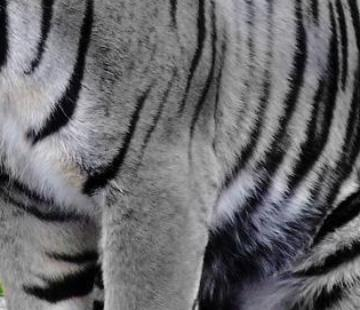
#> input picture data/Copy of Copy of striped_0089.jpeg, 360 x 310 px
$ python run_benchmark.py ../data
#> lines starting #> are read from the running program, lines starting #| are printed output that depends on the picture
### misregistration/simulation/channel_shift_simulator.py
"""Channel misregistration simulator.

Pipeline:
  RGB image → CMYK separations → per-channel sub-pixel shifts
  → recomposition → reconstructed RGB

Visually reproduces: color fringing, halo artifacts, edge splitting,
text color bleeding, overprint hue shifts, false contours, registration drift.

All shift values are in pixels (float, sub-pixel supported).
No hardcoded printer/scanner constants.
"""

from __future__ import annotations
import dataclasses
from pathlib import Path
from typing import Optional, Union
import numpy as np


@dataclasses.dataclass
class SimulationResult:
    """Output of one simulation run."""
    image_path: str
    shifts_px: dict            # {"C": (dx, dy), ...}
    reference_rgb: np.ndarray  # uint8 zero-shift reconstruction
    shifted_rgb:   np.ndarray  # uint8 after misregistration
    separations_ref:  dict     # float32 [0,1] per channel, no shift
    separations_shifted: dict  # float32 [0,1] per channel, shifted
    rms_px: dict               # {"C": float, ...}
    rms_mm: dict               # {"C": float, ...} (NaN if no scale)
    dE_image: float
    dE_map:   np.ndarray       # float32 per-pixel ΔE


class ChannelShiftSimulator:
    """Printer-agnostic CMYK channel misregistration simulator.

    Parameters
    ----------
    shifts_px : dict mapping channel → (dx, dy) in pixels.
                If None, uses small random shifts.
    ucr       : under-color removal fraction (0–1) for RGB→CMYK.
    px_per_mm : pixels per mm for unit conversion (optional; NaN if absent).
    """

    def __init__(
        self,
        shifts_px: Optional[dict] = None,
        ucr: float = 0.85,
        px_per_mm: Optional[float] = None,
        subpixel_method: str = "gaussian",
    ):
        self.shifts_px = shifts_px or {
            "C": (1.5, -0.8),
            "M": (-0.5, 1.2),
            "Y": (2.0, 0.3),
            "K": (0.0, 0.0),
        }
        self.ucr = ucr
        self.px_per_mm = px_per_mm
        self.subpixel_method = subpixel_method

    def simulate(self, rgb: np.ndarray, image_path: str = "") -> SimulationResult:
        """Run the full simulation pipeline on a uint8 RGB image."""
        from misregistration.preprocessing.separation import rgb_to_cmyk_separations, cmyk_to_rgb
        from misregistration.measurement.colorimetric import compute_delta_e_mis
        from misregistration.measurement.ncc import compute_ncc, find_peak_subpixel
        from misregistration.measurement.shift import rms_shift

        seps = rgb_to_cmyk_separations(rgb, ucr=self.ucr)
        ref_rgb = cmyk_to_rgb(seps)

        shifted_seps = {}
        for ch, sep in seps.items():
            dx, dy = self.shifts_px.get(ch, (0.0, 0.0))
            shifted_seps[ch] = _apply_subpixel_shift(sep, dx, dy)

        shifted_rgb = cmyk_to_rgb(shifted_seps)

        # Measure RMS per channel via NCC
        rms_px_dict = {}
        rms_mm_dict = {}
        for ch in ("C", "M", "Y"):
            ref_ch = seps[ch]
            sh_ch = shifted_seps[ch]
            ncc_map = compute_ncc(ref_ch, sh_ch, max_shift=60)
            est_dx, est_dy, _ = find_peak_subpixel(ncc_map, method=self.subpixel_method)
            rms = float(np.sqrt(est_dx**2 + est_dy**2))
            rms_px_dict[ch] = rms
            rms_mm_dict[ch] = (rms / self.px_per_mm) if self.px_per_mm else float("nan")

        dE_result = compute_delta_e_mis(ref_rgb, shifted_rgb)

        return SimulationResult(
            image_path=image_path,
            shifts_px=dict(self.shifts_px),
            reference_rgb=ref_rgb,
            shifted_rgb=shifted_rgb,
            separations_ref=seps,
            separations_shifted=shifted_seps,
            rms_px=rms_px_dict,
            rms_mm=rms_mm_dict,
            dE_image=dE_result["dE_image"],
            dE_map=dE_result["dE_map"],
        )


# ---------------------------------------------------------------------------
# Convenience entry points
# ---------------------------------------------------------------------------

def simulate_from_png(
    path: str | Path,
    shifts_px: Optional[dict] = None,
    px_per_mm: Optional[float] = None,
    **kw,
) -> SimulationResult:
    from PIL import Image
    rgb = np.array(Image.open(str(path)).convert("RGB"))
    sim = ChannelShiftSimulator(shifts_px=shifts_px, px_per_mm=px_per_mm, **kw)
    return sim.simulate(rgb, image_path=str(path))


# [7 lines left out: function simulate_from_jpg, not called in this run]


def simulate_from_folder(
    folder: str | Path,
    shifts_px: Optional[dict] = None,
    extensions: tuple = (".png", ".jpg", ".jpeg", ".tif", ".tiff"),
    px_per_mm: Optional[float] = None,
    max_images: Optional[int] = None,
    **kw,
) -> list[SimulationResult]:
    """Run simulation on all images in a folder."""
    folder = Path(folder)
    paths = [p for p in sorted(folder.iterdir())
             if p.suffix.lower() in extensions]
    if max_images:
        paths = paths[:max_images]
    results = []
    for p in paths:
        try:
            r = simulate_from_png(p, shifts_px=shifts_px, px_per_mm=px_per_mm, **kw)
            results.append(r)
        except Exception as e:
            print(f"[warn] skipping {p.name}: {e}")
    return results


# ---------------------------------------------------------------------------
# private
# ---------------------------------------------------------------------------

def _apply_subpixel_shift(
    sep: np.ndarray,
    dx: float,
    dy: float,
) -> np.ndarray:
    """Apply a (possibly sub-pixel) 2D translation to a float32 separation."""
    import cv2
    h, w = sep.shape[:2]
    M = np.float32([[1, 0, float(dx)], [0, 1, float(dy)]])
    shifted = cv2.warpAffine(
        sep.astype(np.float32), M, (w, h),
        flags=cv2.INTER_LINEAR,
        borderMode=cv2.BORDER_REPLICATE,
    )
    return shifted

### misregistration/preprocessing/separation.py
"""RGB → CMYK separation utilities (device-independent)."""

from __future__ import annotations
import numpy as np


def rgb_to_cmyk_separations(
    rgb: np.ndarray,
    ucr: float = 0.85,
) -> dict[str, np.ndarray]:
    """Convert uint8 RGB image to four float32 [0,1] CMYK separations.

    This is a simple device-independent RGB→CMY inversion plus UCR for K.
    For physical print evaluation the ICC profile path should be used instead.
    UCR (Under Color Removal) controls how much CMY is replaced by K.

    Returns dict with keys "C", "M", "Y", "K", values float32 [0,1].
    """
    rgb_f = rgb.astype(np.float32) / 255.0
    R, G, B = rgb_f[..., 0], rgb_f[..., 1], rgb_f[..., 2]

    C_raw = 1.0 - R
    M_raw = 1.0 - G
    Y_raw = 1.0 - B
    K = np.minimum(np.minimum(C_raw, M_raw), Y_raw) * ucr

    C = np.clip(C_raw - K, 0, 1)
    M = np.clip(M_raw - K, 0, 1)
    Y = np.clip(Y_raw - K, 0, 1)
    K = np.clip(K, 0, 1)

    return {"C": C, "M": M, "Y": Y, "K": K}


# [27 lines left out: function extract_channel, not called in this run]


def cmyk_to_rgb(separations: dict[str, np.ndarray]) -> np.ndarray:
    """Reconstruct uint8 RGB from float32 [0,1] CMYK separations."""
    C = separations["C"]
    M = separations["M"]
    Y = separations["Y"]
    K = separations["K"]
    R = (1 - C) * (1 - K)
    G = (1 - M) * (1 - K)
    B = (1 - Y) * (1 - K)
    rgb = np.stack([R, G, B], axis=-1)
    return (np.clip(rgb, 0, 1) * 255).astype(np.uint8)

### misregistration/measurement/ncc.py
"""Normalised Cross-Correlation and sub-pixel peak localisation.

Implements Equations 3, 4 and the Gaussian/parabolic peak refinement
described in the benchmark specification.
"""

from __future__ import annotations
import numpy as np
from scipy.signal import fftconvolve


def compute_ncc(
    reference: np.ndarray,
    template: np.ndarray,
    max_shift: int = 50,
) -> np.ndarray:
    """Compute the normalised cross-correlation surface (Eq. 3).

    Parameters
    ----------
    reference : 2-D float32 array  (digital separation)
    template  : 2-D float32 array  (scanned separation, same size)
    max_shift : search radius in pixels

    Returns
    -------
    ncc_map : 2-D float32, shape (2*max_shift+1, 2*max_shift+1)
              ncc_map[i,j] = NCC at shift (i - max_shift, j - max_shift)
    """
    ref = reference.astype(np.float64)
    tmpl = template.astype(np.float64)

    # Zero-mean
    ref = ref - ref.mean()
    tmpl = tmpl - tmpl.mean()

    ref_std = ref.std()
    tmpl_std = tmpl.std()
    if ref_std < 1e-8 or tmpl_std < 1e-8:
        # Uniform patch – return zero surface
        sz = 2 * max_shift + 1
        return np.zeros((sz, sz), dtype=np.float32)

    ref /= (ref_std * ref.size)
    tmpl /= tmpl_std

    # Full cross-correlation via FFT
    # We only need the central (2*max_shift+1)^2 window
    corr_full = fftconvolve(tmpl, ref[::-1, ::-1], mode="full")
    cy, cx = np.array(corr_full.shape) // 2
    lo = -max_shift
    hi = max_shift + 1
    ncc_map = corr_full[cy + lo: cy + hi, cx + lo: cx + hi]
    return ncc_map.astype(np.float32)


def find_peak_subpixel(
    ncc_map: np.ndarray,
    method: str = "gaussian",
) -> tuple[float, float, float]:
    """Locate the NCC peak with sub-pixel precision (Eq. 4 + refinement).

    Parameters
    ----------
    ncc_map : 2-D NCC surface from compute_ncc
    method  : "gaussian" | "parabolic"

    Returns
    -------
    (dx, dy, peak_value)
      dx, dy in pixels relative to zero-shift (centre of ncc_map)
      peak_value : NCC value at integer peak
    """
    max_shift = ncc_map.shape[0] // 2
    flat_idx = np.argmax(ncc_map)
    py, px = np.unravel_index(flat_idx, ncc_map.shape)
    peak_val = float(ncc_map[py, px])

    # Sub-pixel refinement on the 3x3 neighbourhood
    if py == 0 or py == ncc_map.shape[0] - 1 or px == 0 or px == ncc_map.shape[1] - 1:
        # Peak is on boundary – return integer shift
        return float(px - max_shift), float(py - max_shift), peak_val

    patch = ncc_map[py-1:py+2, px-1:px+2].astype(np.float64)

    if method == "gaussian":
        sub_x, sub_y = _gaussian_subpixel(patch)
    else:
        sub_x, sub_y = _parabolic_subpixel(patch)

    dx = (px - max_shift) + sub_x
    dy = (py - max_shift) + sub_y
    return float(dx), float(dy), peak_val


# --------------------------------------------------------------------------- #
# private: analytic sub-pixel formulas from spec
# --------------------------------------------------------------------------- #

# [13 lines left out: function _parabolic_subpixel, not called in this run]


def _gaussian_subpixel(patch: np.ndarray) -> tuple[float, float]:
    """Gaussian sub-pixel fit using log of NCC values (spec Eq.)."""
    eps = 1e-12
    patch = np.clip(patch, eps, None)
    log_patch = np.log(patch)

    lxm, lx0, lxp = log_patch[1, 0], log_patch[1, 1], log_patch[1, 2]
    lym, ly0, lyp = log_patch[0, 1], log_patch[1, 1], log_patch[2, 1]

    sub_x = _parabola_peak(lxm, lx0, lxp)
    sub_y = _parabola_peak(lym, ly0, lyp)
    return sub_x, sub_y


def _parabola_peak(fm: float, f0: float, fp: float) -> float:
    denom = fm - 2 * f0 + fp
    if abs(denom) < 1e-12:
        return 0.0
    return 0.5 * (fm - fp) / denom

### misregistration/measurement/colorimetric.py
"""CIELAB conversion and CIEDE2000-based colorimetric misregistration metrics."""

from __future__ import annotations
import numpy as np


def lab_from_rgb(rgb: np.ndarray, illuminant: str = "D50") -> np.ndarray:
    """Convert uint8 RGB image to CIELAB using colour-science library.

    Falls back to a pure-numpy sRGB→XYZ→Lab pipeline if colour is unavailable.

    Returns float32 array shape (..., 3) with L*, a*, b*.
    """
    rgb_f = rgb.astype(np.float32) / 255.0
    try:
        import colour
        xyz = colour.sRGB_to_XYZ(rgb_f)
        lab = colour.XYZ_to_Lab(xyz, illuminant=colour.CCS_ILLUMINANTS[
            "CIE 1931 2 Degree Standard Observer"][illuminant])
        return lab.astype(np.float32)
    except Exception:
        return _numpy_rgb_to_lab(rgb_f, illuminant)


# [16 lines left out: function delta_e00, not called in this run]


def compute_delta_e_mis(
    rgb_ref: np.ndarray,
    rgb_shifted: np.ndarray,
    illuminant: str = "D50",
    kL: float = 1.0,
    kC: float = 1.0,
    kH: float = 1.0,
) -> dict:
    """Compute ΔE_mis for a patch or full image.

    Parameters
    ----------
    rgb_ref     : uint8 RGB reference (correct registration)
    rgb_shifted : uint8 RGB after applying channel shifts

    Returns dict with:
      dE_image   : float  – mean over all pixels
      dE_map     : ndarray – per-pixel ΔE map
    """
    lab_ref = lab_from_rgb(rgb_ref, illuminant)
    lab_shift = lab_from_rgb(rgb_shifted, illuminant)
    dE_map = delta_e00(lab_ref, lab_shift, kL=kL, kC=kC, kH=kH)
    return {
        "dE_image": float(dE_map.mean()),
        "dE_map": dE_map,
    }


# --------------------------------------------------------------------------- #
# pure-numpy fallback implementations
# --------------------------------------------------------------------------- #

# [114 lines left out: functions _numpy_rgb_to_lab, _numpy_delta_e00, not called in this run]

### scripts/run_benchmark.py
#!/usr/bin/env python3
"""Run the full misregistration benchmark over a dataset folder.

Produces per-channel tables, per-method summary, and benchmark Table 3 CSV.
"""
import argparse, sys, json
from pathlib import Path
sys.path.insert(0, str(Path(__file__).parent.parent))
from misregistration.simulation import simulate_from_folder
from misregistration.aggregation import (
    aggregate_replicates, build_per_channel_table,
    build_per_method_table, export_csv
)
from misregistration.visualization import save_summary_figure

METHODS = ["DBS", "ErrorDiffusion", "OrderedDithering", "DeepLearning"]

def main():
    p = argparse.ArgumentParser(description="Full benchmark runner")
    p.add_argument("dataset", help="Dataset root folder (sub-folders = methods)")
    p.add_argument("--output-dir", default="results")
    p.add_argument("--dpi", type=float, default=300.0)
    p.add_argument("--max-images", type=int, default=None)
    args = p.parse_args()

    dataset = Path(args.dataset)
    out = Path(args.output_dir)
    px_per_mm = args.dpi / 25.4

    all_agg = []
    # If sub-folders exist treat them as methods; otherwise run flat
    subdirs = [d for d in dataset.iterdir() if d.is_dir()]
    if not subdirs:
        subdirs = [dataset]

    for subdir in subdirs:
        method = subdir.name
        results = simulate_from_folder(subdir, px_per_mm=px_per_mm,
                                       max_images=args.max_images)
#> in simulate_from_png, rgb is the input picture: shape (310, 360, 3); mean R, G, B 104.7, 104.4, 107.3
#> in rgb_to_cmyk_separations, `C_raw = 1.0 - R`:
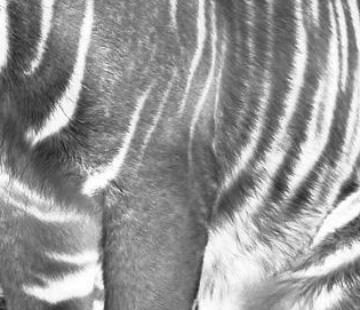
#> C_raw: shape (310, 360) float32; min 0.118, max 1, mean 0.589
#> in rgb_to_cmyk_separations, `K = np.minimum(np.minimum(C_raw, M_raw), Y_raw) * ucr`:
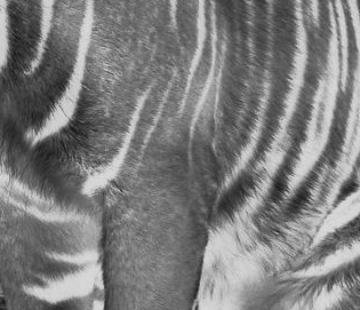
#> K: shape (310, 360) float32; min 0.0767, max 0.85, mean 0.491
#> in rgb_to_cmyk_separations, `Y = np.clip(Y_raw - K, 0, 1)`:
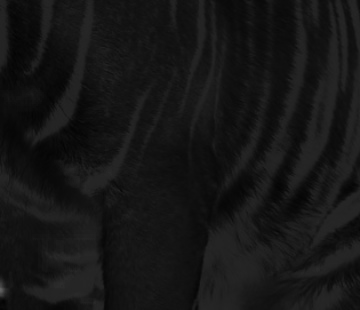
#> Y: shape (310, 360) float32; min 0.0135, max 0.388, mean 0.0878
#> in simulate, `seps = rgb_to_cmyk_separations(rgb, ucr=self.ucr)`: seps = 4 items
#> in cmyk_to_rgb, `R = (1 - C) * (1 - K)`:
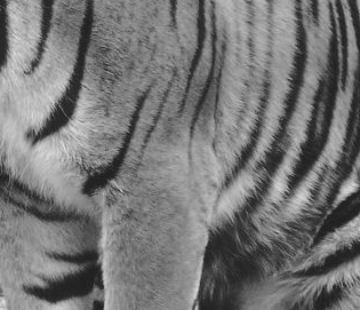
#> R: shape (310, 360) float32; min 0.127, max 0.885, mean 0.463
#> the loop in simulate, `for ch, sep in seps.items():` made 4 passes
#> (ch, dx, dy, M in _apply_subpixel_shift) on passes 1 to 4: ('C', 1.5, -0.8, [[1, 0, 1.5], [0, 1, -0.8]]), ('M', -0.5, 1.2, [[1, 0, -0.5], [0, 1, 1.2]]), ('Y', 2, 0.3, [[1, 0, 2], [0, 1, 0.3]]), ('K', 0, 0, [[1, 0, 0], [0, 1, 0]])
#> pass 1, in _apply_subpixel_shift, `shifted = cv2.warpAffine( sep.astype(np.float32), M, (w, h), flags=cv2..`:
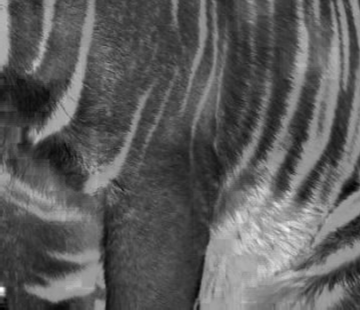
#> shifted: shape (310, 360) float32; min 0.0226, max 0.229, mean 0.098; drawn with min black and max white
#> pass 2, in _apply_subpixel_shift (call 2), `shifted = cv2.warpAffine( sep.astype(np.float32), M, (w, h), flags=cv2..`:
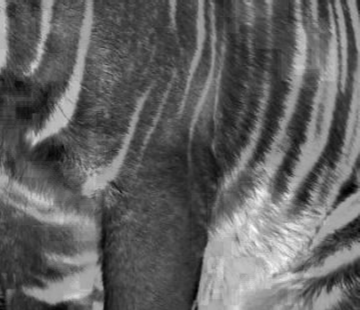
#> shifted: shape (310, 360) float32; min 0.0275, max 0.213, mean 0.0992; drawn with min black and max white
#> the loop in simulate, `for ch in ("C", "M", "Y"):` made 3 passes
#> (ref_std in compute_ncc, tmpl_std in compute_ncc, flat_idx in find_peak_subpixel, py in find_peak_subpixel, px in find_peak_subpixel, peak_val in find_peak_subpixel) on passes 1 to 3: (0.033, 0.0328, 7200, 59, 61, 0.985), (0.0329, 0.0326, 7441, 61, 60, 0.989), (0.0302, 0.0303, 7322, 60, 62, 0.982)
#> after the loop in simulate, `for ch in ("C", "M", "Y"):`:
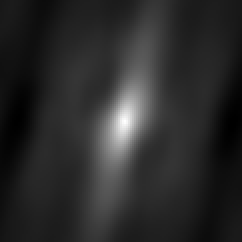
#> ncc_map: shape (121, 121) float32 (shown 2 times larger); min -0.0969, max 0.982, mean 0.087; drawn with min black and max white
#> after the loop in simulate, `for ch in ("C", "M", "Y"):`: rms_mm_dict = {'C': 0.135, 'M': 0.0964, 'Y': 0.159}; rms_px_dict = {'C': 1.6, 'M': 1.14, 'Y': 1.88}
        for ch in ("C", "M", "Y"):
            rms_px_list = [r.rms_px.get(ch, 0) for r in results]
            rms_mm_list = [r.rms_mm.get(ch, float("nan")) for r in results]
            dx_list = [r.shifts_px.get(ch, (0,0))[0] for r in results]
            dy_list = [r.shifts_px.get(ch, (0,0))[1] for r in results]
            dE_list  = [r.dE_image for r in results]
            if not rms_px_list:
                continue
            agg = aggregate_replicates(rms_px_list, rms_mm_list, dx_list, dy_list,
                                       dE_list, channel=ch, method=method)
            all_agg.append(agg)

    per_ch_rows = build_per_channel_table(all_agg)
    per_method_rows = build_per_method_table(all_agg)
    export_csv(per_ch_rows,     out / "table_per_channel.csv")
    export_csv(per_method_rows, out / "table3_per_method.csv")
    print(f"Benchmark complete. Results in {out}/")
    print("Per-method summary:")
    for row in per_method_rows:
        print(f"  {row['method']:20s}  misreg={row['max_rms_mm']}mm  dE={row['max_dE']}")

if __name__ == "__main__":
    main()
#> (the call stopped at in lab_from_rgb, `xyz = colour.sRGB_to_XYZ(rgb_f)`: colour is not available in this run)
